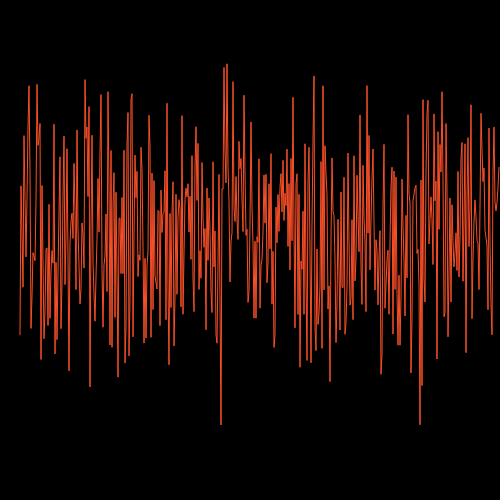
Frame 1 (no input)
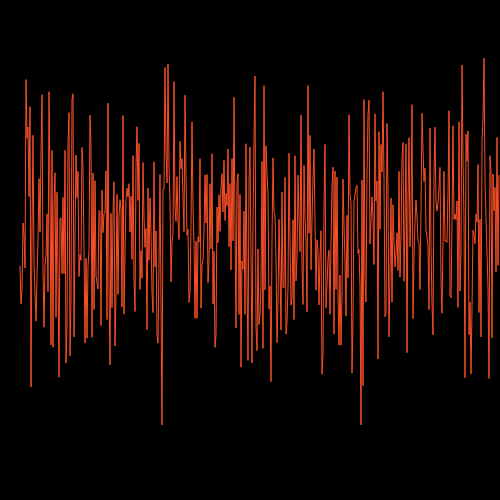
Frame 60 (no input)
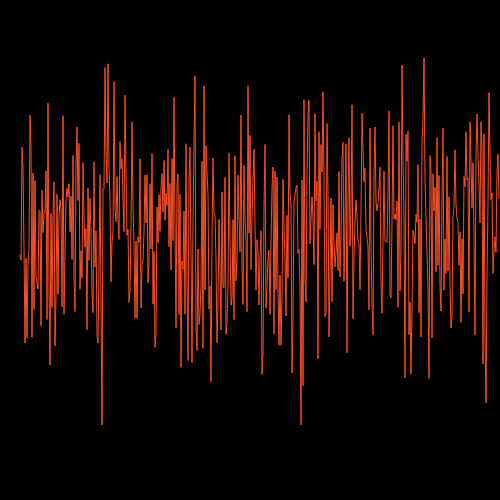
Frame 120 (the mouse pressed at the canvas centre since frame 60)

The p5.js sketch that drew these frames (run headless with seeded random() and noise() and a simulated clock; from frame 60 on, the mouse is pressed at the canvas centre):

// p5.js sketch
// ── sketch.js
//codigo de The Coding Train, canal de youtube
let inc = 5.01;
let start = 0;

function setup() {
  createCanvas(500, 500);
}

function draw() {
  background(0);
  stroke(255);
  noFill();
  beginShape();
  let xoff = start;
  for (let x = 20; x < width; x++) {
    stroke(250, 80, 40);
    // let y = random(height);
    let y = noise(xoff) * height;
    vertex(x, y);
    
    xoff += inc;
  }
  endShape();
  
  start += inc;
  
  //noLoop();
  
}
